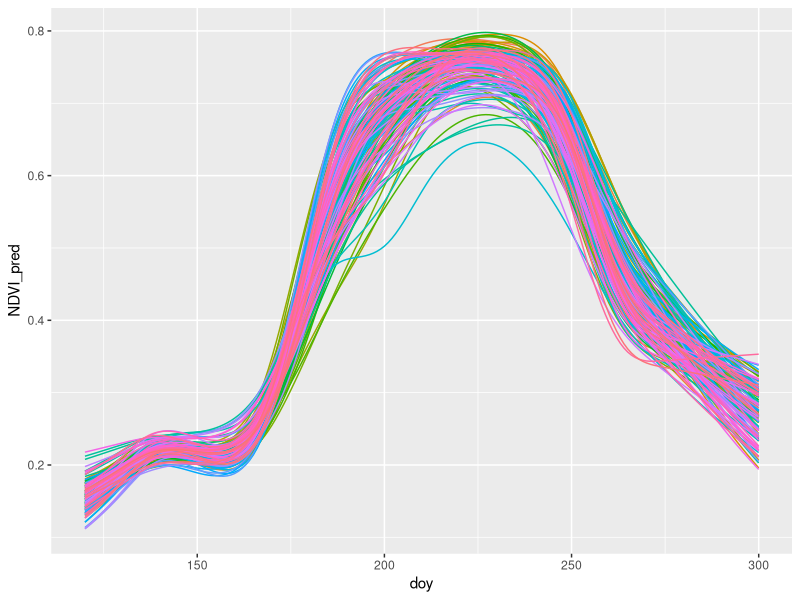
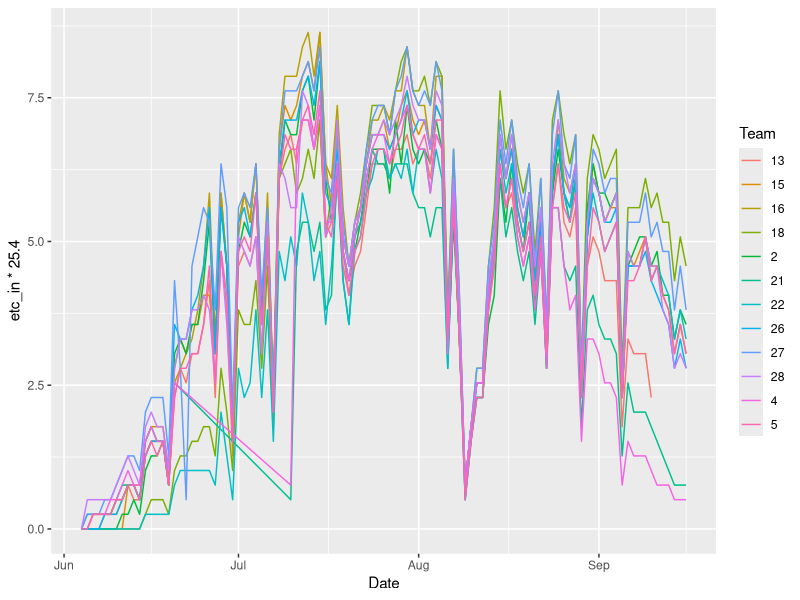

These figures' R source, in order:
## ---- chunk 1
knitr::opts_chunk$set(echo = TRUE,
                      warning = F,
                      message = F)

library(tidyverse)
library(readxl)
## ---- chunk 2
df.weatherstation <- read.csv('../data/Climate/Climate and weather data/colby_station_kansas_mesonet.csv') %>% 
  mutate(Date = as.Date(TIMESTAMP, '%m/%d/%Y')) %>% 
  dplyr::select(- c(
    STATION,
    TIMESTAMP,
    TEMP2MAVG,
    RELHUM2MAVG,
    WDIR2M,
    VWC50CM,
    VWC20CM,
    VWC10CM,
    VWC5CM
  ))

df.weatherstation
## ---- chunk 3
df.weather <- read.csv(file = "../data/procesed/weather_data_joined_team.csv") %>% 
  mutate(date = as.Date(date))
  
df.weather <- df.weather %>% 
  summarise(date,
            et0_mm = arable_field_evapotranspiration_mm,               # Reference Evapotranspiration (ET0, mm)
            etc_mm = arable_canopy_evapotranspiration_mm,              # Crop Evapotranspiration (ETc, mm)
            gdd_daily_c = growing_degree_days,                         # Daily Growing Degree Days (°C)
            gdd_cumulative_c = accumulated_growing_degree_days,        # Cumulative Growing Degree Days (°C)
            ndvi,                                                      # Normalized Difference Vegetation Index
            rh_min_perc = minimum_relative_humidity,                   # Minimum Relative Humidity (%)
            rh_at_tmax_perc = relative_humidity_at_max_temp,           # Relative Humidity at Max Temperature (%)
            rh_at_tmin_perc = relative_humidity_at_min_temp,           # Relative Humidity at Min Temperature (%)
            sw_radiation_wm2 = shortwave_downwelling_radiation,        # Shortwave Downwelling Radiation (W/m²)
            temp_max_c = max_temp,                                     # Maximum Temperature (°C)
            temp_min_c = min_temp,                                     # Minimum Temperature (°C)
            temp_mean_c = mean_temp,                                   # Mean Temperature (°C)
            dew_point_max_c = max_dew_point_temp,                      # Maximum Dew Point Temperature (°C)
            precip_mm = precipitation,                                 # Precipitation (mm)
            precip_hours = precipitation_hours,                        # Precipitation Duration (hours)
            precip_cumulative_mm = cumulative_precipitation,           # Cumulative Precipitation (mm)
            slp_hpa = sea_level_pressure,                              # Sea Level Pressure (hPa)
            vpd_hpa = vapor_pressure_deficit,                          # Vapor Pressure Deficit (hPa)
            kc = crop_coefficient,                                     # Crop Coefficient (Kc, unitless)
            dew_temp_c = dew_temp,                                     # Dew Temperature (°C)
            crop_water_demand_mm_day,                                  # Crop Water Demand (mm/day)
            sun_duration_hours = sun_duration,                         # Sunlight Duration (hours)
            wind_speed_mps = wind_speed,                               # Wind Speed (m/s)
            wind_dir_deg = wind_direction_degrees,                     # Wind Direction (degrees)
            wind_speed_max_mps = max_wind_speed,                       # Maximum Wind Speed (m/s)
            wind_speed_min_mps = min_wind_speed,                       # Minimum Wind Speed (m/s)
            trt_id = TrtID) %>% 
  drop_na()
## ---- chunk 4
df.sensors <- read.csv('../data/procesed/soil_aqua_sentek_6inch.csv') %>% 
  .[,-c(1, 5)] %>% 
  mutate(Team = as.character(Team),
         Date = as.Date(Date))
## ---- chunk 5
df.ec <- read.csv('../data/procesed/EC.csv') %>% .[-1]
## ---- chunk 6
df.management <- readxl::read_xlsx('../data/Management/Management/2024_TAPS_management.xlsx', skip = 1, sheet = 1) %>% 
  mutate(Date = as.Date(Date))
colnames(df.management)[4] <- "Seeding_rate"
colnames(df.management)[1] <- "Team"
colnames(df.management)[2] <- "Planting_date"


## ---- chunk 7
df.nitrogen <-readxl::read_xlsx('../data/Management/Management/2024_TAPS_management.xlsx', skip = 2, sheet = 2) %>% 
  .[, c(1,9)]

colnames(df.nitrogen)[2] <- 'N_rate'
colnames(df.nitrogen)[1] <- 'Team'

## ---- chunk 8
df.irrigation <- readxl::read_xlsx('../data/Management/Management/2024_TAPS_management.xlsx', skip = 1, sheet = 3) 

colnames(df.irrigation) <- as.Date(as.numeric(colnames(df.irrigation)), origin = "1899-12-30")
colnames(df.irrigation)[1] <- 'ID'
colnames(df.irrigation)[22]<- 'Total_irrig_mm'
colnames(df.irrigation)[12] <- '7/23/24a'
colnames(df.irrigation)[13] <- '7/23/24b'

df.irrigation <- df.irrigation %>% 
  mutate(ID = as.character(ID),
         across(where(is.numeric), ~.*25.4)) %>% 
  mutate(`7/23/24` = `7/23/24a` + `7/23/24b`,
         .before = `2024-07-30`) %>% 
  .[,-c(12,13)] %>% 
  pivot_longer(cols = 2:20, names_to = 'Date', values_to = 'Irrigation_mm') %>% 
  dplyr::select(Team = ID, Date, Irrigation_mm) %>% 
  mutate(Date = as.Date(Date))
## ---- chunk 9
df.texture <- read.csv('../data/procesed/texture.csv') %>% .[-1]
colnames(df.texture)[2] <- "Team"
## ---- chunk 10
df.NDVI <- read.csv('../data/procesed/NDVI_plot_level.csv') %>% 
  mutate(doy = yday(as.Date(Date)),
         Plot_ID = as.character(Plot_ID),
         Mod = NA)

library(mgcv)

new.df.NDVI <- expand.grid(doy =seq(120, 300, 1),
            Plot_ID = as.character(unique(df.NDVI$Plot_ID)),
            NDVI_pred = NA) %>% mutate(Plot_ID = as.character(Plot_ID))

for (i in unique(df.NDVI$Plot_ID)){
  
  temp_mod <- gam(Planet_NDVI ~ s(doy),
                  family = betar(),
                  data = df.NDVI %>% filter(Plot_ID == i))
  
  new.df.NDVI$Plot_ID <- as.character(new.df.NDVI$Plot_ID)
  
  new.df.NDVI$NDVI_pred[new.df.NDVI$Plot_ID == i] <- 
    predict.gam(temp_mod, 
                newdata = new.df.NDVI[new.df.NDVI$Plot_ID == i, ], type = 'response')

}
new.df.NDVI %>% 
  ggplot()+
  geom_line(aes(doy, NDVI_pred, color = Plot_ID), show.legend = F)

## ---- chunk 11
df.static <- 
  df.texture %>% 
  left_join(df.ec) %>% 
  left_join(df.management) %>% 
  left_join(df.nitrogen) %>% 
  mutate(Planting_date = yday(Planting_date)) %>% 
  dplyr::select(-Hybrid)


#write.csv(df.static, '../data/procesed/static_df.csv')
## ---- chunk 12
df.dynamic <- df.texture[,2:3] %>% 
  mutate(Team = as.character(Team)) %>% 
  cross_join(df.weatherstation) %>% 
  left_join(df.irrigation) %>% 
  mutate(Irrigation_mm = replace_na(Irrigation_mm, 0),
         Date = yday(Date)) %>% 
  left_join(new.df.NDVI %>% rename(Date = doy) %>% 
              mutate(Plot_ID = as.integer(Plot_ID)))

#write.csv(df.dynamic, '../data/procesed/dynamic_df.csv')
## ---- chunk 13
df.weather %>% 
  dplyr::select(Date = date, etc_in = etc_mm, Team = trt_id) %>% 
  mutate(Team = as.character(Team)) %>% 
  ggplot()+
  geom_line(aes(Date, etc_in*25.4, color = Team))

# write.csv(df.weather %>% 
#             dplyr::select(Date = date, etc_in = etc_mm, Team = trt_id) %>% 
#             mutate(Team = as.character(Team)), '../data/procesed/etc.csv')
